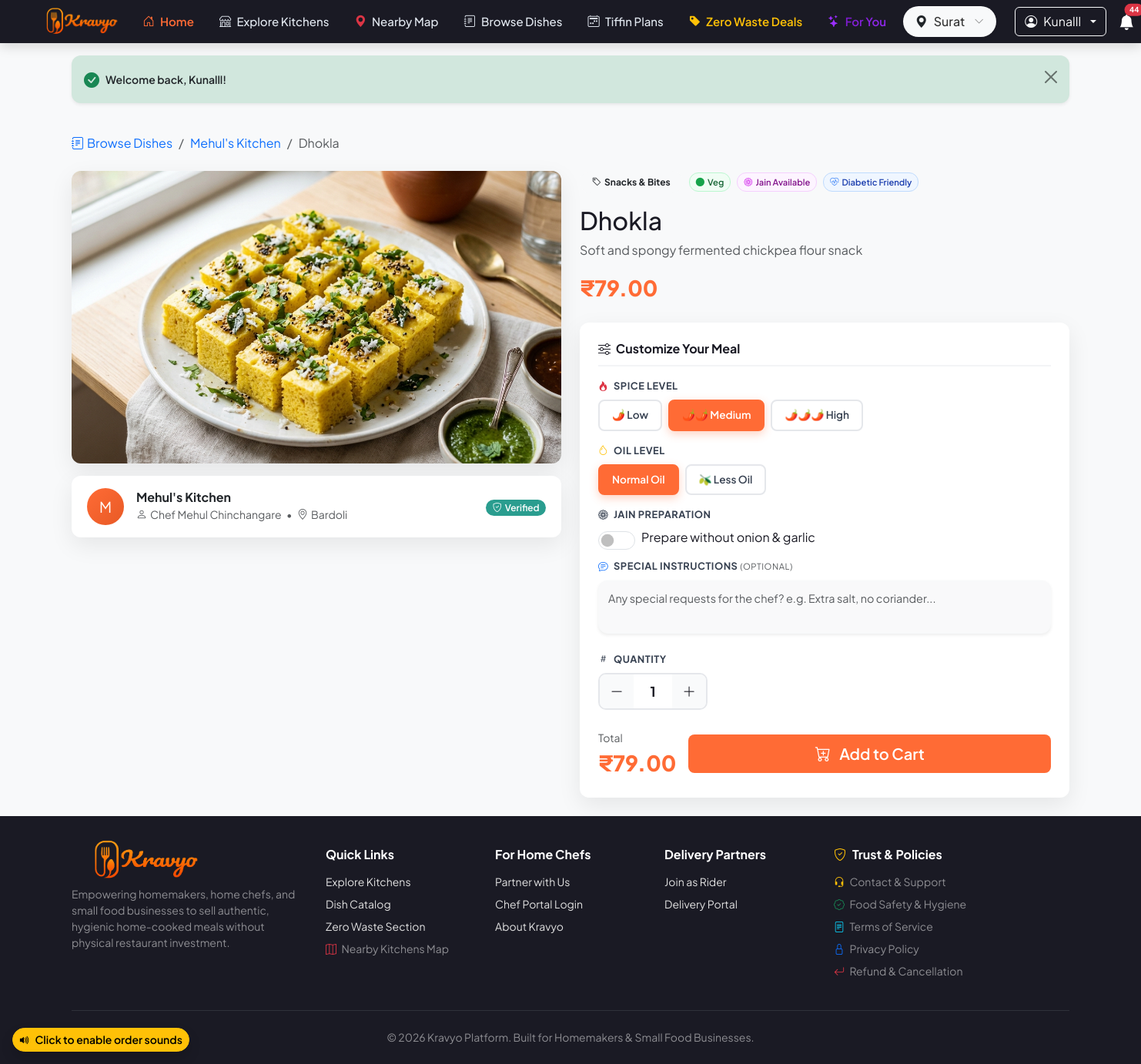
Page /dish/56 (signed in) on the committed database.
### tables this page shows
CREATE TABLE `menu_items` (
  `id` int(11) NOT NULL AUTO_INCREMENT,
  `kitchen_id` int(11) NOT NULL,
  `category_id` int(11) NOT NULL,
  `item_name` varchar(50) NOT NULL,
  `description` text DEFAULT NULL,
  `price` decimal(6,2) NOT NULL,
  `image` varchar(255) DEFAULT NULL,
  `is_veg` tinyint(1) DEFAULT 1,
  `is_jain_available` tinyint(1) DEFAULT 0,
  `is_diabetic_friendly` tinyint(1) DEFAULT 0,
  `is_available` tinyint(1) DEFAULT 1,
  `created_at` timestamp NOT NULL DEFAULT current_timestamp(),
  `updated_at` timestamp NOT NULL DEFAULT current_timestamp() ON UPDATE current_timestamp(),
  PRIMARY KEY (`id`),
  KEY `kitchen_id` (`kitchen_id`),
  KEY `category_id` (`category_id`),
  CONSTRAINT `menu_items_ibfk_1` FOREIGN KEY (`kitchen_id`) REFERENCES `kitchens` (`id`) ON DELETE CASCADE,
  CONSTRAINT `menu_items_ibfk_2` FOREIGN KEY (`category_id`) REFERENCES `categories` (`id`) ON DELETE CASCADE
);

CREATE TABLE `kitchens` (
  `id` int(11) NOT NULL AUTO_INCREMENT,
  `user_id` int(11) NOT NULL,
  `kitchen_name` varchar(50) NOT NULL,
  `personal_story` text DEFAULT NULL,
  `address` text NOT NULL,
  `city` varchar(100) NOT NULL,
  `pincode` char(6) NOT NULL,
  `latitude` decimal(10,8) DEFAULT NULL,
  `longitude` decimal(11,8) DEFAULT NULL,
  `fssai_license` varchar(20) DEFAULT NULL,
  `hygiene_badge` enum('none','verified') DEFAULT 'none',
  `hygiene_certificate_image` varchar(255) DEFAULT NULL,
  `approval_status` enum('pending','approved','rejected','suspended') DEFAULT 'pending',
  `admin_notes` text DEFAULT NULL,
  `is_open` tinyint(1) DEFAULT 1,
  `banner_image` varchar(255) DEFAULT NULL,
  `created_at` timestamp NOT NULL DEFAULT current_timestamp(),
  `updated_at` timestamp NOT NULL DEFAULT current_timestamp() ON UPDATE current_timestamp(),
  PRIMARY KEY (`id`),
  KEY `idx_kitchen_status` (`approval_status`),
  KEY `idx_kitchen_user_id` (`user_id`),
  KEY `idx_kitchens_geo` (`approval_status`,`latitude`,`longitude`),
  KEY `idx_kitchens_city_status` (`city`,`approval_status`,`is_open`),
  CONSTRAINT `fk_kitchen_chef` FOREIGN KEY (`user_id`) REFERENCES `chefs` (`id`) ON DELETE CASCADE
);

CREATE TABLE `chefs` (
  `id` int(11) NOT NULL AUTO_INCREMENT,
  `full_name` varchar(50) NOT NULL,
  `email` varchar(50) NOT NULL,
  `phone` char(10) NOT NULL,
  `city` varchar(100) DEFAULT NULL,
  `password_hash` varchar(60) NOT NULL,
  `role` enum('customer','chef','admin','delivery') NOT NULL DEFAULT 'customer',
  `status` enum('active','inactive','suspended','pending_verification') NOT NULL DEFAULT 'active',
  `email_otp_hash` varchar(255) DEFAULT NULL,
  `email_otp_expires_at` datetime DEFAULT NULL,
  `email_otp_resent_at` datetime DEFAULT NULL,
  `email_otp_attempts` tinyint(1) NOT NULL DEFAULT 0,
  `reset_otp_hash` varchar(60) DEFAULT NULL,
  `reset_otp_expires_at` datetime DEFAULT NULL,
  `reset_otp_resent_at` datetime DEFAULT NULL,
  `reset_otp_attempts` tinyint(3) unsigned NOT NULL DEFAULT 0,
  `created_at` timestamp NOT NULL DEFAULT current_timestamp(),
  `updated_at` timestamp NOT NULL DEFAULT current_timestamp() ON UPDATE current_timestamp(),
  PRIMARY KEY (`id`),
  UNIQUE KEY `email` (`email`),
  UNIQUE KEY `phone` (`phone`),
  KEY `idx_user_role` (`role`)
);

CREATE TABLE `categories` (
  `id` int(11) NOT NULL AUTO_INCREMENT,
  `category_name` varchar(50) NOT NULL,
  `description` varchar(255) DEFAULT NULL,
  `image` varchar(255) DEFAULT NULL,
  `created_at` timestamp NOT NULL DEFAULT current_timestamp(),
  PRIMARY KEY (`id`),
  UNIQUE KEY `category_name` (`category_name`)
);

### views/customer/dish_detail.php (the view, shortened to what the rows shown need)
<section class="py-4">
    <div class="container">
        <nav aria-label="breadcrumb" class="mb-4">
            <ol class="breadcrumb">
                <li class="breadcrumb-item"><a href="<?= ctx_url('/menu') ?>" class="text-decoration-none"><i class="bi bi-journal-text me-1"></i>Browse Dishes</a></li>
                <li class="breadcrumb-item"><a href="<?= ctx_url('/kitchen/' . $dish['kitchen_id']) ?>" class="text-decoration-none"><?= sanitize($dish['kitchen_name']) ?></a></li>
                <li class="breadcrumb-item active" aria-current="page"><?= sanitize($dish['item_name']) ?></li>
            </ol>
        </nav>
        <div class="row g-4">
            <div class="col-lg-6">
                <div class="dish-detail-image-wrap">
                    <?php if (!empty($dish['image'])): ?>
                        <img src="<?= UPLOAD_URL . '/dishes/' . $dish['image'] ?>"
                             alt="<?= sanitize($dish['item_name']) ?>"
                             class="dish-detail-img">
                    <?php endif; ?>
                </div>
                <div class="kitchen-info-card mt-3">
                    <a href="<?= ctx_url('/kitchen/' . $dish['kitchen_id']) ?>" class="text-decoration-none">
                        <div class="d-flex align-items-center gap-3">
                            <div class="avatar-circle" style="width:48px;height:48px;font-size:1.2rem;">
                                <?= strtoupper(substr($dish['chef_name'], 0, 1)) ?>
                            </div>
                            <div>
                                <h6 class="fw-bold mb-0 text-dark"><?= sanitize($dish['kitchen_name']) ?></h6>
                                <small class="text-muted">
                                    <i class="bi bi-person me-1"></i>Chef <?= sanitize($dish['chef_name']) ?>
                                    <span class="mx-1">•</span>
                                    <i class="bi bi-geo-alt me-1"></i><?= sanitize($dish['city']) ?>
                                </small>
                            </div>
                            <div class="ms-auto">
                                <?php if ($dish['hygiene_badge'] === 'verified'): ?>
                                    <span class="badge badge-hygiene"><i class="bi bi-shield-check me-1"></i>Verified</span>
                                <?php endif; ?>
                            </div>
                        </div>
                    </a>
                </div>
            </div>
            <div class="col-lg-6">
                <div class="dish-detail-info">
                    <div class="d-flex flex-wrap align-items-center gap-2 mb-3">
                        <span class="badge bg-light text-dark rounded-pill px-3 py-2">
                            <i class="bi bi-tag me-1"></i><?= sanitize($dish['category_name']) ?>
                        </span>
                        <?php if ($dish['is_veg']): ?>
                            <span class="dietary-badge dietary-veg"><i class="bi bi-circle-fill me-1"></i>Veg</span>
                        <?php else: ?>
                            <span class="dietary-badge dietary-nonveg"><i class="bi bi-circle-fill me-1"></i>Non-Veg</span>
                        <?php endif; ?>
                        <?php if ($dish['is_jain_available']): ?>
                            <span class="dietary-badge dietary-jain"><i class="bi bi-flower1 me-1"></i>Jain Available</span>
                        <?php endif; ?>
                        <?php if ($dish['is_diabetic_friendly']): ?>
                            <span class="dietary-badge dietary-diabetic"><i class="bi bi-heart-pulse me-1"></i>Diabetic Friendly</span>
                        <?php endif; ?>
                    </div>
                    <h2 class="fw-800 mb-2"><?= sanitize($dish['item_name']) ?></h2>
                    <?php if (!empty($dish['description'])): ?>
                        <p class="text-muted mb-3"><?= nl2br(sanitize($dish['description'])) ?></p>
                    <?php endif; ?>
                    <div class="dish-detail-price mb-4">
                        <?= format_currency($dish['price']) ?>
                    </div>
                    <?php if (Session::currentContext() !== Session::CUSTOMER_SESSION): ?>
                        <div class="card bg-light border-0 p-4 rounded-3 text-center mb-4 shadow-sm">
                            <i class="bi bi-info-circle text-primary fs-3 mb-2"></i>
                            <h6 class="fw-bold mb-1">Catalogue Preview Mode</h6>
                            <p class="text-muted small mb-0">
                                You are browsing this dish in <strong><?= ucfirst(strtolower(str_replace(['KRAVYO_', '_SESSION'], '', Session::currentContext()))) ?></strong> mode.
                                Ordering and cart operations are active in Customer accounts.
                            </p>
                        </div>
                    <?php elseif ($dish['is_available'] && $dish['is_open']): ?>
                        <form method="POST" action="<?= url('/cart/add') ?>" id="addToCartForm" class="customization-form">
                            <h6 class="fw-bold mb-3 customization-heading">
                                <i class="bi bi-sliders me-1"></i> Customize Your Meal
                            </h6>
                            <div class="customization-group mb-3">
                                <label class="customization-label">
                                    <i class="bi bi-fire me-1 text-danger"></i> Spice Level
                                </label>
                                <div class="customization-options">
                                    <label class="customization-option">
                                        <span class="customization-btn spice-low">🌶️ Low</span>
                                    </label>
                                    <label class="customization-option">
                                        <span class="customization-btn spice-medium">🌶️🌶️ Medium</span>
                                    </label>
                                    <label class="customization-option">
                                        <span class="customization-btn spice-high">🌶️🌶️🌶️ High</span>
                                    </label>
                                </div>
                            </div>
                            <div class="customization-group mb-3">
                                <label class="customization-label">
                                    <i class="bi bi-droplet me-1 text-warning"></i> Oil Level
                                </label>
                                <div class="customization-options">
                                    <label class="customization-option">
                                        <span class="customization-btn">Normal Oil</span>
                                    </label>
                                    <label class="customization-option">
                                        <span class="customization-btn">🫒 Less Oil</span>
                                    </label>
                                </div>
                            </div>
                            <?php if ($dish['is_jain_available']): ?>
                                <div class="customization-group mb-3">
                                    <label class="customization-label">
                                        <i class="bi bi-flower1 me-1 text-purple"></i> Jain Preparation
                                    </label>
                                    <div class="form-check form-switch">
                                        <input class="form-check-input" type="checkbox" name="is_jain" id="jainToggle" style="width: 3em; height: 1.5em;">
                                        <label class="form-check-label ms-2 fw-500" for="jainToggle">
                                            Prepare without onion & garlic
                                        </label>
                                    </div>
                                </div>
                            <?php endif; ?>
                            <div class="customization-group mb-4">
                                <label class="customization-label" for="itemNotes">
                                    <i class="bi bi-chat-text me-1 text-primary"></i> Special Instructions <span class="text-muted small fw-normal">(Optional)</span>
                                </label>
                                <textarea name="item_notes" id="itemNotes" class="form-control border-light shadow-sm" rows="2" placeholder="Any special requests for the chef? e.g. Extra salt, no coriander..." style="resize:none; border-radius:12px; font-size:0.9rem; padding:12px; background-color:#f9f9fa;"></textarea>
                            </div>
                            <div class="customization-group mb-4">
                                <label class="customization-label">
                                    <i class="bi bi-hash me-1"></i> Quantity
                                </label>
                                <div class="quantity-selector">
                                    <button type="button" class="qty-btn qty-minus" id="qtyMinus">
                                        <i class="bi bi-dash-lg"></i>
                                    </button>
                                    <input type="number" name="quantity" id="qtyInput" value="1" min="1" max="10" class="qty-input" readonly>
                                    <button type="button" class="qty-btn qty-plus" id="qtyPlus">
                                        <i class="bi bi-plus-lg"></i>
                                    </button>
                                </div>
                            </div>
                            <div class="d-flex align-items-center gap-3">
                                <div>
                                    <small class="text-muted">Total</small>
                                    <div class="dish-detail-price" id="itemTotal"><?= format_currency($dish['price']) ?></div>
                                </div>
                                <button type="submit" class="btn btn-kravyo-primary btn-lg flex-fill">
                                    <i class="bi bi-cart-plus me-2"></i> Add to Cart
                                </button>
                            </div>
                        </form>
                    <?php endif; ?>
                </div>
            </div>
        </div>
    </div>
</section>

### core/Router.php (shortened to what the rows shown need)
<?php
class Router {
    private array $routes = [];
    public function __construct() {
        $this->routes = require CONFIG_PATH . '/routes.php';
    }
    public function dispatch(): void {
        $method = $_SERVER['REQUEST_METHOD'];
        $uri = parse_url($_SERVER['REQUEST_URI'], PHP_URL_PATH);
        $scriptName = str_replace('\\', '/', dirname($_SERVER['SCRIPT_NAME']));
        $baseFolder = str_replace('/public', '', $scriptName);
        if ($baseFolder !== '' && $baseFolder !== '/' && strpos($uri, $baseFolder) === 0) {
            $uri = substr($uri, strlen($baseFolder));
        }
        foreach ($this->routes as $pattern => $target) {
            list($reqMethod, $reqPath) = explode(' ', $pattern, 2);
            if ($reqMethod !== $method) {
                continue;
            }
            $regex = preg_replace('/\{([a-zA-Z0-9_]+)\}/', '(?P<\1>[^/]+)', $reqPath);
            $regex = "#^" . $regex . "$#";
            if (preg_match($regex, $uri, $matches)) {
                $params = array_filter($matches, 'is_string', ARRAY_FILTER_USE_KEY);
                $this->callAction($target, $params);
                return;
            }
        }
    }
    private function callAction(string $target, array $params = []): void {
        list($controllerName, $methodName) = explode('@', $target);
        $controller = new $controllerName();
        call_user_func_array([$controller, $methodName], $params);
    }
}

### rows in the picture
menu_items: kitchen.kitchen_name "Mehul's Kitchen", item_name "Dhokla", image (picture), chefs.full_name "M", chefs.full_name "Mehul Chinchangare", kitchen.city "Bardoli", category.category_name "Snacks & Bites", is_veg 1 (drawn), is_jain_available 1 (drawn), is_diabetic_friendly 1 (drawn), description "Soft and spongy fermented chickpea flour snack", price "₹79.00", is_available 1 (drawn)

### other values in the picture
$_unreadCount "44"
$message "Welcome back, Kunalll!"
